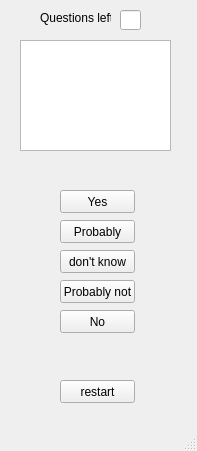
<?xml version="1.0" encoding="UTF-8"?>
<ui version="4.0">
 <class>MainWindow</class>
 <widget class="QMainWindow" name="MainWindow">
  <property name="geometry">
   <rect>
    <x>0</x>
    <y>0</y>
    <width>197</width>
    <height>451</height>
   </rect>
  </property>
  <property name="windowTitle">
   <string>MainWindow</string>
  </property>
  <widget class="QWidget" name="centralwidget">
   <widget class="QPushButton" name="yesBUTT">
    <property name="geometry">
     <rect>
      <x>60</x>
      <y>190</y>
      <width>75</width>
      <height>23</height>
     </rect>
    </property>
    <property name="text">
     <string>Yes</string>
    </property>
   </widget>
   <widget class="QPushButton" name="probablyBUTT">
    <property name="geometry">
     <rect>
      <x>60</x>
      <y>220</y>
      <width>75</width>
      <height>23</height>
     </rect>
    </property>
    <property name="text">
     <string>Probably</string>
    </property>
   </widget>
   <widget class="QPushButton" name="dontknowBUTT">
    <property name="geometry">
     <rect>
      <x>60</x>
      <y>250</y>
      <width>75</width>
      <height>23</height>
     </rect>
    </property>
    <property name="text">
     <string>don't know</string>
    </property>
   </widget>
   <widget class="QPushButton" name="probablynotBUTT">
    <property name="geometry">
     <rect>
      <x>60</x>
      <y>280</y>
      <width>75</width>
      <height>23</height>
     </rect>
    </property>
    <property name="text">
     <string>Probably not</string>
    </property>
   </widget>
   <widget class="QPushButton" name="noBUTT">
    <property name="geometry">
     <rect>
      <x>60</x>
      <y>310</y>
      <width>75</width>
      <height>23</height>
     </rect>
    </property>
    <property name="text">
     <string>No</string>
    </property>
   </widget>
   <widget class="QTextEdit" name="questionTB">
    <property name="geometry">
     <rect>
      <x>20</x>
      <y>40</y>
      <width>151</width>
      <height>111</height>
     </rect>
    </property>
   </widget>
   <widget class="QPushButton" name="restartBUTT">
    <property name="geometry">
     <rect>
      <x>60</x>
      <y>380</y>
      <width>75</width>
      <height>23</height>
     </rect>
    </property>
    <property name="text">
     <string>restart</string>
    </property>
   </widget>
   <widget class="QLineEdit" name="questionsleftTB">
    <property name="geometry">
     <rect>
      <x>120</x>
      <y>10</y>
      <width>21</width>
      <height>20</height>
     </rect>
    </property>
   </widget>
   <widget class="QLabel" name="label">
    <property name="geometry">
     <rect>
      <x>40</x>
      <y>10</y>
      <width>71</width>
      <height>16</height>
     </rect>
    </property>
    <property name="text">
     <string>Questions left:</string>
    </property>
   </widget>
  </widget>
  <widget class="QMenuBar" name="menubar">
   <property name="geometry">
    <rect>
     <x>0</x>
     <y>0</y>
     <width>197</width>
     <height>21</height>
    </rect>
   </property>
  </widget>
  <widget class="QStatusBar" name="statusbar"/>
 </widget>
 <resources/>
 <connections/>
</ui>
